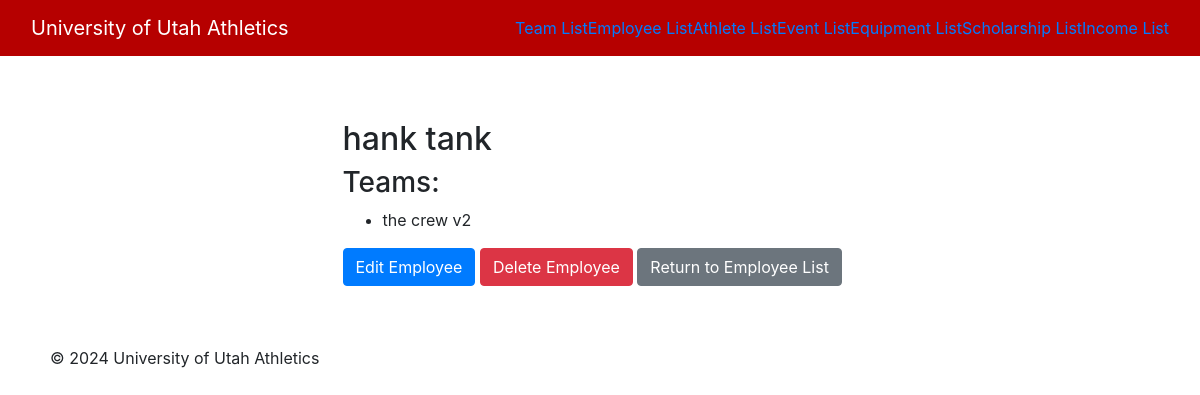
The page /athletics/employee/details/6/ on the database its author committed.
### athletics/models.py (models this page shows, shortened)
class Employee(models.Model):
    employee_id = models.AutoField(primary_key=True)
    first_name = models.CharField(max_length=255)
    last_name = models.CharField(max_length=255)
    title = models.CharField(max_length=255)
    start_date = models.DateField()
    end_date = models.DateField(null=True, blank=True)
    salary = models.IntegerField()
    administrator = models.BooleanField()
    user_id = models.CharField(max_length=255)
    password = models.CharField(max_length=255)
    teams = models.ManyToManyField('Team', related_name='employees_associated', blank=True)

class Team(models.Model):
    team_id = models.AutoField(primary_key=True)
    team_name = models.CharField(max_length=100)
    type = models.CharField(max_length=50)
    email = models.CharField(max_length=50)
    established_date = models.DateField()
    employees = models.ManyToManyField('Employee', related_name='teams_associated', blank=True)

### athletics/views.py (the view)
# urls.py: path('employee/details/<int:employee_id>/', views.EmployeeDetails.as_view(), name='employee-details'),
class EmployeeDetails(View):
    def get(self, request, employee_id):
        employee = Employee.objects.get(pk=employee_id)
        fields = employee._meta.get_fields()
        return render(request=request,
                      template_name='employee_details.html',
                      context={'employee': employee, 'fields': fields})

### athletics/templates/employee_details.html (shortened to what this page needs)
{% extends 'base.html' %}
{% block content %}
<div class="container">
    <div class="row">
        <div class="col-md-6 offset-md-3">
            <h2 class="mt-4">{{ employee.first_name }} {{ employee.last_name }}</h2>
            <h3>Teams:</h3>
            <ul>
                {% for team in employee.teams.all %}
                    <li>{{ team.team_name }}</li>
                {% empty %}
                    <li>No teams associated</li>
                {% endfor %}
            </ul>
            <a href="/athletics/employee/edit/{{ employee.employee_id }}/" class="btn btn-primary">Edit Employee</a>
            <a href="/athletics/employee/delete/{{ employee.employee_id }}/" class="btn btn-danger">Delete Employee</a>
            <a href="/athletics/employee/list/" class="btn btn-secondary">Return to Employee List</a>
        </div>
    </div>
</div>
{% endblock %}

### static/css/styles.css (style rules this page uses)
body { background-color: #FFFFFF; }
.container { padding: 20px; }

### rows shown on the page
Employee: first_name "hank", last_name "tank"
Team: team_name "the crew v2"
